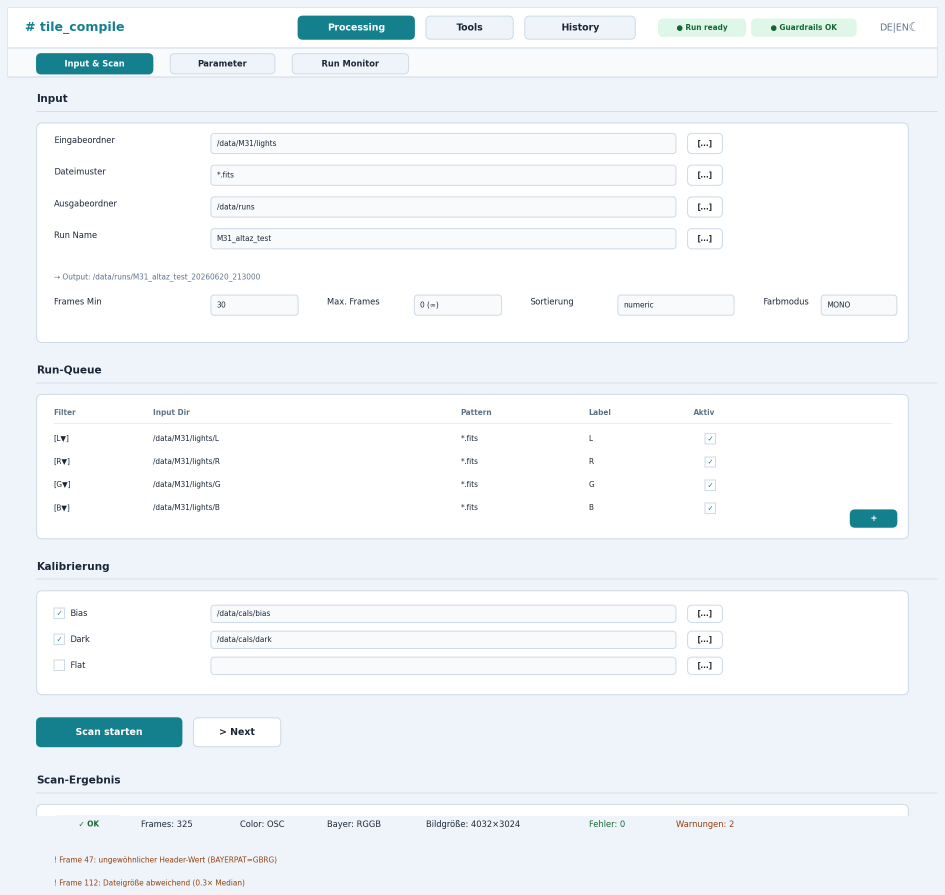
#> input picture attic/gui3/mockups/02_input_scan.png, 1890 x 1789 px (shown at 1/2 size)
$ python -i screen_downstream.py   (imports and definitions only)
#> lines starting #> are read from the running program, lines starting #| are printed output that depends on the picture
#> further down, picture is the input picture: shape (1789, 1890, 3); mean B, G, R 248.9, 245.8, 241.3
#!/usr/bin/env python3
"""Screen downstream parameters (denoise, BGE, PCC, stretch) on a COPY of a finished run, without a new reconstruction.

    screen_downstream.py --lab-run DIR --out-dir DIR [--from-phase BGE|PCC|HMS] [--only a,b,c] [--variants FILE.json]

1. Copy the finished run to a lab directory first (`cp -a RUN LAB`; never point --lab-run at an archived original).
2. For every variant the lab config is rewritten with exactly the listed changes, `tile_compile_runner resume-reconstruction
   --from-phase <phase>` is run (seconds to a few minutes), and the final `outputs/stacked_rgb_hms.fits` is measured against the
   unchanged baseline: pixel noise, sky span, colour span, mid-scale structure, and star width/signal/elongation on the same stars.
3. The lab config is restored at the end.

A resume may only change the sections its phase allows (BGE: bge, pcc, chroma_denoise, luma_denoise, hypermetric_stretch; PCC:
pcc, chroma_denoise, hypermetric_stretch; HMS: hypermetric_stretch). The runner compares against the ORIGINAL config recorded in
`artifacts/config_revisions/index.json` (entry `run_start`); a run started directly from the CLI has none, so the script writes
one from the lab config, exactly as the web backend does at run start. The baseline must reproduce the run's own
`stacked_rgb_hms.fits` bit-identically; the report says whether it did.
"""
import argparse
import hashlib
import json
import os
import shutil
import subprocess
import sys
import time

import numpy as np
import yaml

HERE = os.path.dirname(os.path.abspath(__file__))
sys.path.insert(0, os.path.dirname(HERE))
import matched_pair_metrics as mp  # noqa: E402

H, L, C, B = "hypermetric_stretch.", "luma_denoise.", "chroma_denoise.", "bge."
DEFAULT_VARIANTS = [
    ("base", {}),
    ("luma_off", {L + "enabled": False}), ("luma_blend_0.5", {L + "blend_amount": 0.5}), ("luma_blend_1.0", {L + "blend_amount": 1.0}),
    ("luma_wavelet_thr_1.0", {L + "wavelet.threshold_scale": 1.0}), ("luma_wavelet_thr_2.5", {L + "wavelet.threshold_scale": 2.5}),
    ("luma_bilateral_on", {L + "bilateral.enabled": True}), ("luma_no_star_prot", {L + "star_protection.enabled": False}),
    ("chroma_on", {C + "enabled": True}), ("chroma_on_blend_1.0", {C + "enabled": True, C + "blend.amount": 1.0}),
    ("chroma_on_large_scale_bias", {C + "enabled": True, C + "large_scale_bias.enabled": True}),
    ("bge_none", {B + "method": "none"}), ("bge_classic", {B + "method": "classic"}), ("bge_autobge", {B + "method": "autobge"}),
    ("hms_cast_off", {H + "color_cast_correction.enabled": False}), ("hms_cast_max_0.3", {H + "color_cast_correction.max_amount": 0.3}),
    ("hms_logd_2.5", {H + "fixed_log_d": 2.5}), ("hms_logd_5.0", {H + "fixed_log_d": 5.0}),
    ("hms_adaptive_anchor_off", {H + "adaptive_anchor": False}),
    ("hms_convergence_2", {H + "convergence_power": 2.0}), ("hms_convergence_6", {H + "convergence_power": 6.0}),
    ("hms_protect_b_2", {H + "protect_b": 2.0}), ("hms_color_grip_0.5", {H + "color_grip": 0.5}),
    ("hms_linear_expansion_0.3", {H + "linear_expansion": 0.3}), ("hms_shadow_conv_0.5", {H + "shadow_convergence": 0.5}),
    ("hms_sensor_rec709", {H + "sensor_profile": "rec709", H + "fallback_profile": "rec709"}),
    ("pcc_off", {"pcc.enabled": False}), ("pcc_chroma_strength_0.3", {"pcc.chroma_strength": 0.3}),
]


# [28 lines left out: functions set_path, ensure_run_start_revision, load_rgb, not called in this run]


def sky_metrics(img):
    """Kennzahlen of a final RGB image: noise, sky span (block medians p5-p95), colour span, mid-scale structure over noise."""
    import cv2
    lum = img.mean(axis=2)
    good = np.isfinite(lum) & (lum > 0)
#> good: shape (1789, 1890) bool; every value is 1
    bs = 256
    h, w = lum.shape
#> h = 1789; w = 1890
    hh, ww = h // bs * bs, w // bs * bs
#> hh = 1536; ww = 1792

    def blocks(a):
        return a[:hh, :ww].reshape(hh // bs, bs, ww // bs, bs).transpose(0, 2, 1, 3).reshape(-1, bs * bs)
    gb = blocks(good)
    vb = gb.mean(axis=1) > 0.9

    def bmed(a):
        return np.array([np.median(b[g]) for b, g in zip(blocks(a)[vb], gb[vb])])
    med = bmed(lum)
#> med = 42 values, max 255 at index 7, min 244 at index 0, mean 250.2
    sky = med <= np.percentile(med, 70)
    filled = np.where(good, lum, np.median(lum[good])).astype(np.float32)
    hp = filled - cv2.GaussianBlur(filled, (0, 0), 4)
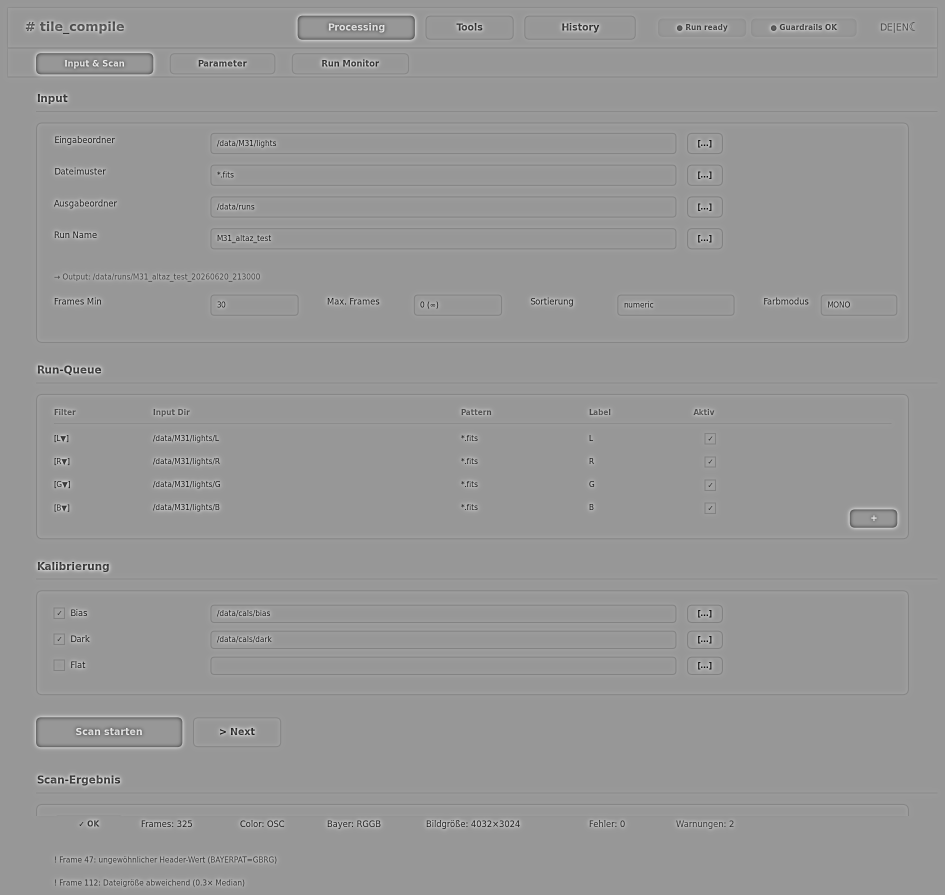
#> hp: shape (1789, 1890) float32 (shown at 1/2 size); min -196.5, max 133.4, mean 0; drawn with min black and max white
    sig = 1.4826 * float(np.median(np.abs(hp[good] - np.median(hp[good]))))
#> sig = 0.00477
    rg, bg = bmed(img[..., 0] - img[..., 1])[sky], bmed(img[..., 2] - img[..., 1])[sky]
#> rg = 42 values, max 6 at index 0, min 0 at index 7, mean 2.31; bg = 42 values, max 254 at index 9, min 0 at index 7, mean 128.8
    band = cv2.GaussianBlur(filled, (0, 0), 6) - cv2.GaussianBlur(filled, (0, 0), 24)
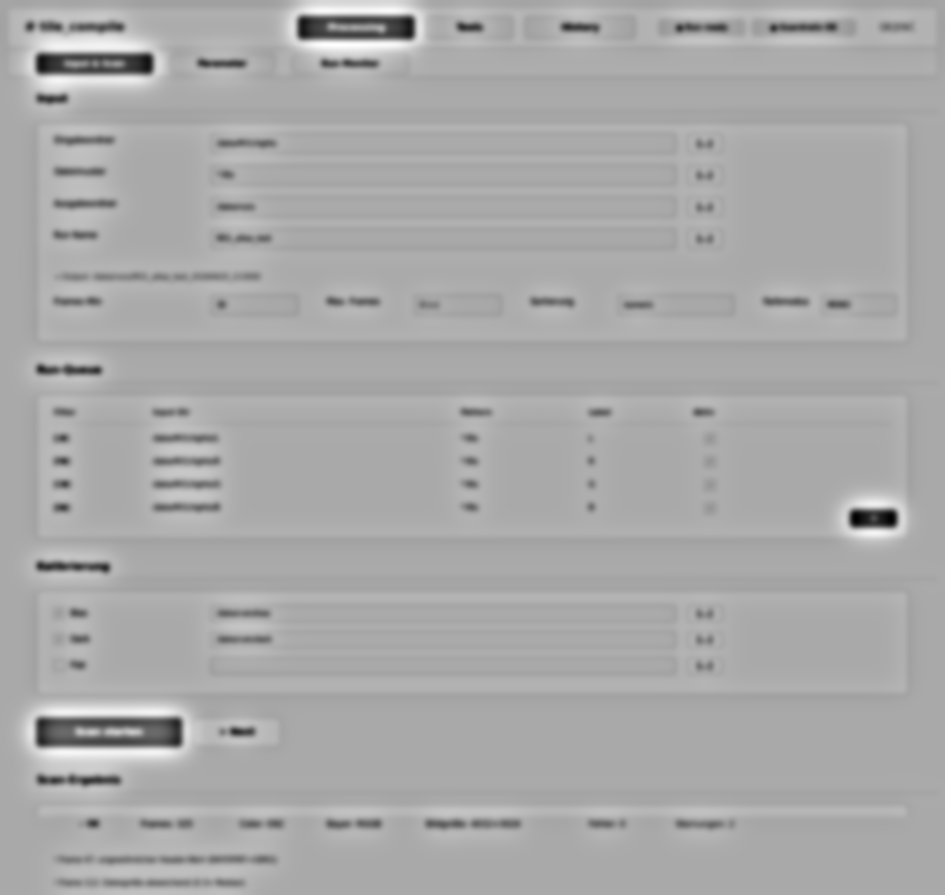
#> band: shape (1789, 1890) float32 (shown at 1/2 size); min -94.41, max 47.51, mean 0; drawn with min black and max white
    return {"level": float(np.median(lum[good])), "pixel_noise": sig,
            "sky_span": float(np.percentile(med[sky], 95) - np.percentile(med[sky], 5)),
            "chroma_RG_span": float(np.percentile(rg, 95) - np.percentile(rg, 5)),
            "chroma_BG_span": float(np.percentile(bg, 95) - np.percentile(bg, 5)),
            "midscale_over_noise": float(np.std(band[good]) / sig)}


# [66 lines left out: function main, not called in this run]


# [2 lines not run here, left out]

>>> import cv2
>>> picture = cv2.imread('../../../attic/gui3/mockups/02_input_scan.png')
>>> result = sky_metrics(picture)
#> result = {'level': 249.7, 'pixel_noise': 0.00477, 'sky_span': 11, 'chroma_RG_span': 6, 'chroma_BG_span': 253.8, 'midscale_over_noise': 1844.3}

$ run again, on attic/gui3/mockups/03_parameter.png
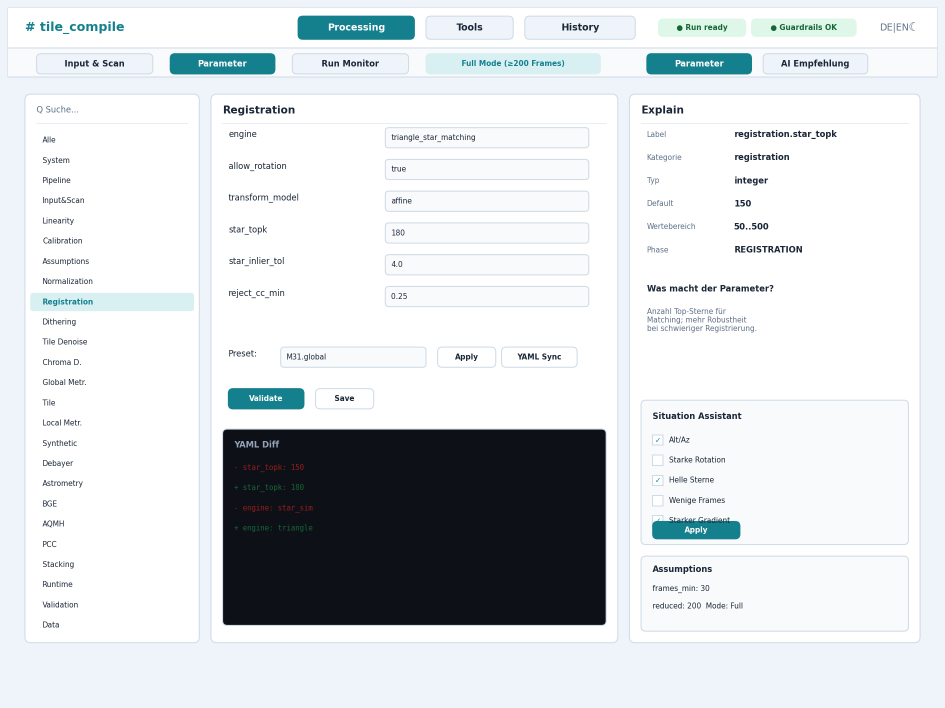
#> input picture attic/gui3/mockups/03_parameter.png, 1890 x 1416 px (shown at 1/2 size)
#> picture is the input picture: shape (1416, 1890, 3); mean B, G, R 222.9, 220.3, 215.9
#> good: shape (1416, 1890) bool; every value is 1
#> med = 35 values, max 255 at index 1, min 17.67 at index 23, mean 218.4
#> in sky_metrics, `hp = filled - cv2.GaussianBlur(filled, (0, 0), 4)`:
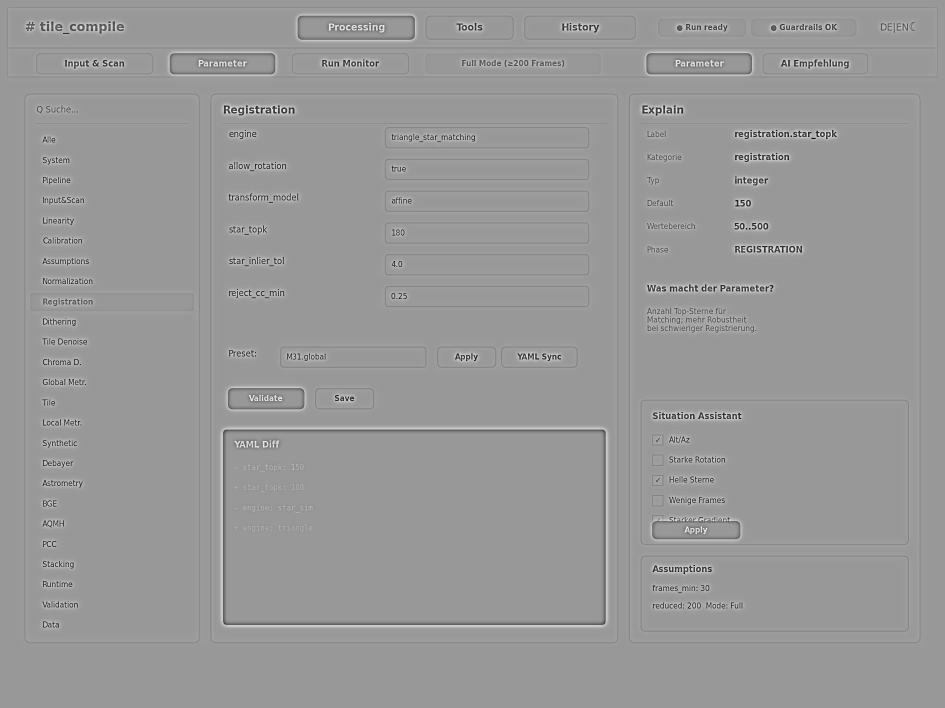
#> hp: shape (1416, 1890) float32 (shown at 1/2 size); min -197.8, max 132, mean 0; drawn with min black and max white
#> sig = 0.00143
#> rg = 35 values, max 6 at index 23, min 0 at index 1, mean 1.51; bg = 35 values, max 254 at index 10, min 0 at index 1, mean 122.1
#> in sky_metrics, `band = cv2.GaussianBlur(filled, (0, 0), 6) - cv2.GaussianBlur(filled, ..`:
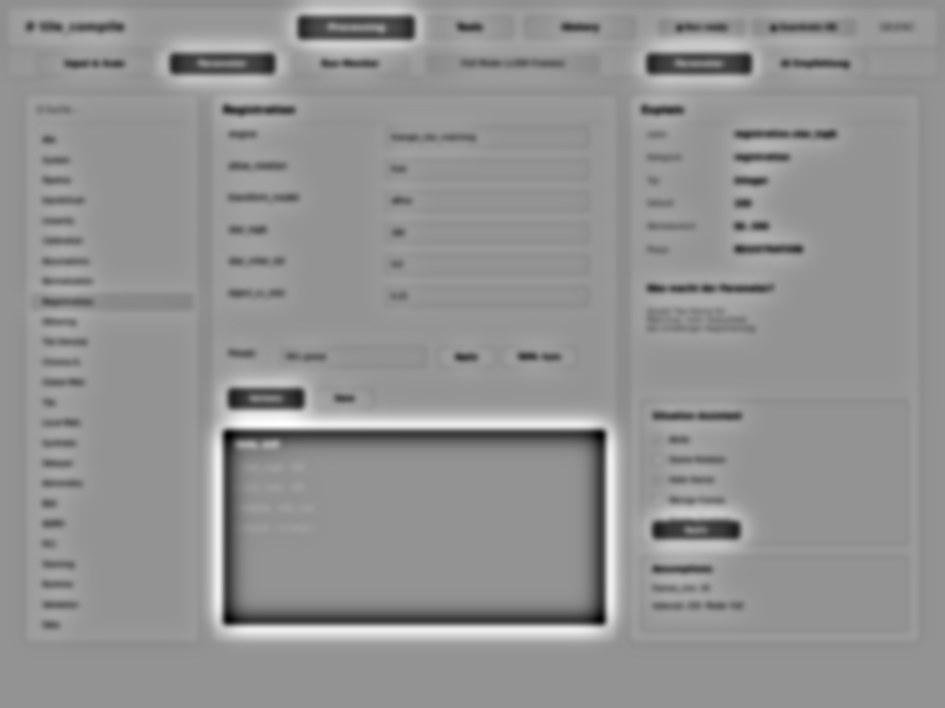
#> band: shape (1416, 1890) float32 (shown at 1/2 size); min -114.2, max 83.39, mean 0; drawn with min black and max white
#> result = {'level': 249.7, 'pixel_noise': 0.00143, 'sky_span': 237.3, 'chroma_RG_span': 6, 'chroma_BG_span': 254, 'midscale_over_noise': 11177.6}
